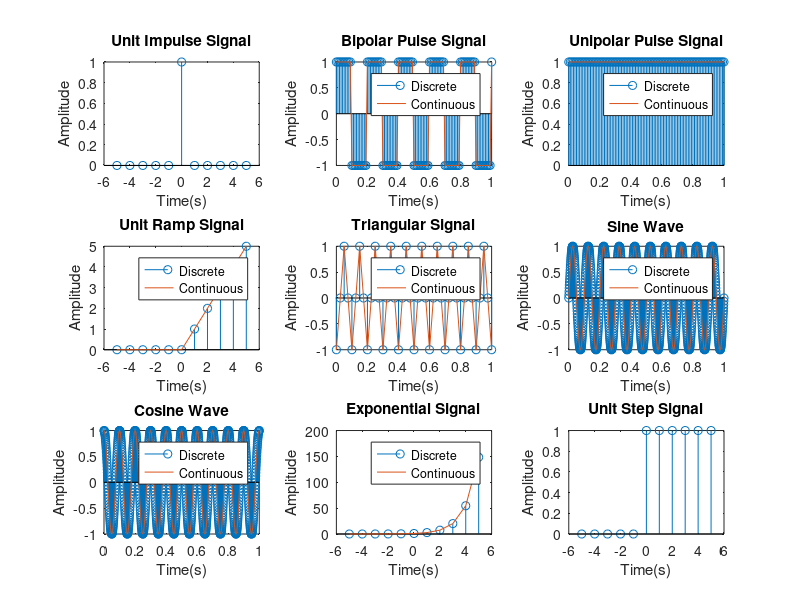

Recreate this plot in MATLAB.
clc;
clear all;
close all;

subplot(3,3,1);
t = -5:1:5;
y = [zeros(1,5),ones(1,1),zeros(1,5)];
stem(t,y);
xlabel("Time(s)");
ylabel("Amplitude");
title("Unit Impulse Signal");

subplot(3,3,2);
t2 = 0:0.01:1;
f = 5;
y2 = square(2*pi*f*t2);
stem(t2,y2);
hold on;
plot(t2,y2);
xlabel("Time(s)");
ylabel("Amplitude");
title("Bipolar Pulse Signal");
legend("Discrete","Continuous");

subplot(3,3,3);
t3 = 0:0.01:1;
f = 10;
y3 = abs(square(2*pi*f*t3));
stem(t3,y3);
hold on;
plot(t3,y3);
xlabel("Time(s)");
ylabel("Amplitude");
title("Unipolar Pulse Signal");
legend("Discrete","Continuous");

subplot(3,3,4);
t4 = -5:1:5;
y4 = t4 .*(t4>=0);
stem(t4,y4);
hold on;
plot(t4,y4);
xlabel("Time(s)");
ylabel("Amplitude");
title("Unit Ramp Signal");
legend("Discrete","Continuous");

subplot(3,3,5);
t5 = 0:0.025:1;
f = 10;
y5 = sawtooth(2*pi*f*t5,0.5);
stem(t5,y5);
hold on;
plot(t5,y5);
xlabel("Time(s)");
ylabel("Amplitude");
title("Triangular Signal");
legend("Discrete","Continuous");

subplot(3,3,6);
t6 = 0:0.001:1;
f = 10;
y6 = sin(2*pi*f*t6);
stem(t6,y6);
hold on;
plot(t6,y6);
xlabel("Time(s)");
ylabel("Amplitude");
title("Sine Wave");
legend("Discrete","Continuous");

subplot(3,3,7);
t7 = 0:0.001:1;
f = 10;
y7 = cos(2*pi*f*t7);
stem(t7,y7);
hold on;
plot(t7,y7);
xlabel("Time(s)");
ylabel("Amplitude");
title("Cosine Wave");
legend("Discrete","Continuous");

subplot(3,3,8);
t8 = -5:1:5;
y8 = exp(t8);
stem(t8,y8);
hold on;
plot(t8,y8);
xlabel("Time(s)");
ylabel("Amplitude");
title("Exponential Signal");
legend("Discrete","Continuous");

subplot(3,3,9);
t9 = -5:1:5;
y9 = [zeros(1,5),ones(1,6)];
stem(t9,y9);
xlabel("Time(s)");
ylabel("Amplitude");
title("Unit Step Signal");


